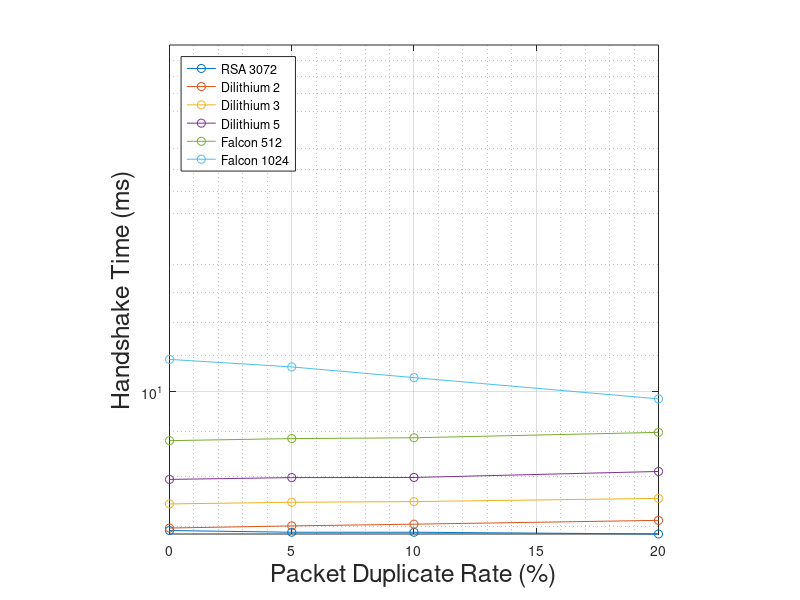

The MATLAB source for this figure:
clear all

%{
selections
1: quic and tls data with 9 drop rates and 10 samples
2: tls data with 9 drop rates and 1000 samples
3: tls data with 5 drop rates and 1000 samples
4: tls data with 4 drop rates (0,5,10,20) and 1000 samples
%}


selection = 3;

if selection == 1
    %Delay 10 samples
    x = [0 100 200];
    y = [222.9795091	226.2785559	228.594496
        239.3449326	243.6817922	244.6722957
        235.401619	240.7253205	241.6629592
        225.0115864	231.8817067	232.5799565
        197.3418885	206.387983	210.7695611
        195.1284671	213.4475443	213.9304408
        ];
    plot(x,y,'-o')
    ylim([0 300])
    set(gca, 'YScale', 'log')
    ylabel('Handshake Time (ms)','FontSize',18)
    xlabel('Packet Delay (ms)','FontSize',18)
    legend({'RSA 3072','Dilithium 2','Dilithium 3','Dilithium 5','Falcon 512','Falcon 1024','TCP'},'FontSize',14)
    legend('Location','northwest')
    grid on
    grid minor
    axis square
  elseif selection == 2
    %10 samples corrupt
    x = [0 5 10 20];
    y = [14.59992676	14.68539975	14.81133485	15.06384805
         8.802880321	8.866483399	8.906601557	9.04156361
        9.447542481	9.524171617	9.631178645	9.773013689
        10.40940038	10.509941	10.63411462	11.06817223
        12.79957357	12.97818849	13.0778425	13.43498359
        15.7693373	15.92305453	16.1640403	16.80635003];
    plot(x,y,'-o')
    ylim([0 25])
    set(gca, 'YScale', 'log')
    ylabel('Handshake Time (ms)','FontSize',18)
    xlabel('Packet Corruption Rate (%)','FontSize',18)
    legend({'RSA 3072','Dilithium 2','Dilithium 3','Dilithium 5','Falcon 512','Falcon 1024'},'FontSize',9)
    legend('Location','northwest')
    grid on
    grid minor
    axis square
  elseif selection == 3
    %10 samples duplicate
    x = [0 5 10 20];
    y = [6.934000696	6.90279354	6.902629435	6.870565812
         6.979764404	7.019228405	7.051139895	7.122553199
         7.438493836	7.471595165	7.48441026	7.548856489
         7.936449226	7.974354627	7.977065697	8.104687445
         8.791842219	8.839949318	8.858838057	8.986467634
         10.89683649	10.68191676	10.38472132	9.817261249
    ];
    plot(x,y,'-o')
    ylim([0 25])
    set(gca, 'YScale', 'log')
    ylabel('Handshake Time (ms)','FontSize',18)
    xlabel('Packet Duplicate Rate (%)','FontSize',18)
    legend({'RSA 3072','Dilithium 2','Dilithium 3','Dilithium 5','Falcon 512','Falcon 1024'},'FontSize',9)
    legend('Location','northwest')
    grid on
    grid minor
    axis square 
end